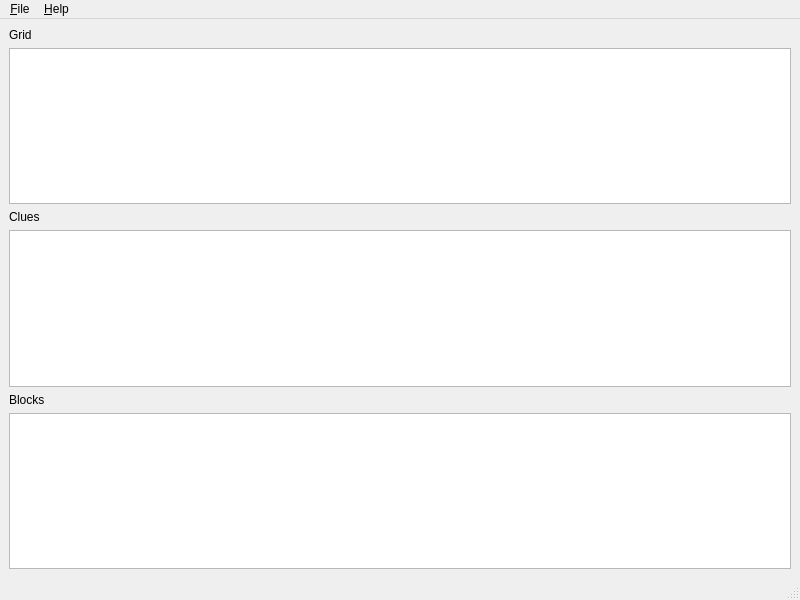
<?xml version="1.0" encoding="UTF-8"?>
<ui version="4.0">
 <class>MainWindow</class>
 <widget class="QMainWindow" name="MainWindow">
  <property name="geometry">
   <rect>
    <x>0</x>
    <y>0</y>
    <width>800</width>
    <height>600</height>
   </rect>
  </property>
  <property name="windowTitle">
   <string>Four-Letter Blocks</string>
  </property>
  <widget class="QWidget" name="centralwidget">
   <layout class="QVBoxLayout" name="verticalLayout">
    <item>
     <widget class="QLabel" name="grid_label">
      <property name="text">
       <string>Grid</string>
      </property>
     </widget>
    </item>
    <item>
     <widget class="FocusedPlainTextEdit" name="grid_text">
      <property name="tabChangesFocus">
       <bool>true</bool>
      </property>
      <property name="plainText">
       <string/>
      </property>
     </widget>
    </item>
    <item>
     <widget class="QLabel" name="clues_label">
      <property name="text">
       <string>Clues</string>
      </property>
     </widget>
    </item>
    <item>
     <widget class="QPlainTextEdit" name="clues_text">
      <property name="tabChangesFocus">
       <bool>true</bool>
      </property>
     </widget>
    </item>
    <item>
     <widget class="QLabel" name="blocks_label">
      <property name="text">
       <string>Blocks</string>
      </property>
     </widget>
    </item>
    <item>
     <widget class="FocusedPlainTextEdit" name="blocks_text">
      <property name="tabChangesFocus">
       <bool>true</bool>
      </property>
     </widget>
    </item>
   </layout>
  </widget>
  <widget class="QMenuBar" name="menubar">
   <property name="geometry">
    <rect>
     <x>0</x>
     <y>0</y>
     <width>800</width>
     <height>22</height>
    </rect>
   </property>
   <widget class="QMenu" name="file_menu">
    <property name="title">
     <string>&amp;File</string>
    </property>
    <addaction name="new_action"/>
    <addaction name="open_action"/>
    <addaction name="save_action"/>
    <addaction name="save_as_action"/>
    <addaction name="separator"/>
    <addaction name="export_action"/>
    <addaction name="separator"/>
    <addaction name="exit_action"/>
   </widget>
   <widget class="QMenu" name="help_menu">
    <property name="title">
     <string>&amp;Help</string>
    </property>
    <addaction name="about_action"/>
   </widget>
   <addaction name="file_menu"/>
   <addaction name="help_menu"/>
  </widget>
  <widget class="QStatusBar" name="statusbar"/>
  <action name="new_action">
   <property name="text">
    <string>&amp;New</string>
   </property>
   <property name="statusTip">
    <string>Start a new puzzle</string>
   </property>
   <property name="shortcut">
    <string>Ctrl+N</string>
   </property>
  </action>
  <action name="open_action">
   <property name="text">
    <string>&amp;Open...</string>
   </property>
   <property name="statusTip">
    <string>Open a puzzle from a text file</string>
   </property>
   <property name="shortcut">
    <string>Ctrl+O</string>
   </property>
  </action>
  <action name="save_action">
   <property name="text">
    <string>&amp;Save...</string>
   </property>
   <property name="statusTip">
    <string>Save the puzzle to a text file</string>
   </property>
   <property name="shortcut">
    <string>Ctrl+S</string>
   </property>
  </action>
  <action name="save_as_action">
   <property name="text">
    <string>Save &amp;As...</string>
   </property>
   <property name="statusTip">
    <string>Save the puzzle to a new text file</string>
   </property>
   <property name="shortcut">
    <string>Ctrl+Shift+S</string>
   </property>
  </action>
  <action name="about_action">
   <property name="text">
    <string>&amp;About...</string>
   </property>
  </action>
  <action name="export_action">
   <property name="text">
    <string>&amp;Export...</string>
   </property>
   <property name="shortcut">
    <string>Alt+X</string>
   </property>
  </action>
  <action name="exit_action">
   <property name="text">
    <string>E&amp;xit</string>
   </property>
  </action>
 </widget>
 <customwidgets>
  <customwidget>
   <class>FocusedPlainTextEdit</class>
   <extends>QPlainTextEdit</extends>
   <header>four_letter_blocks.focused_plain_text_edit</header>
  </customwidget>
 </customwidgets>
 <resources/>
 <connections/>
</ui>
